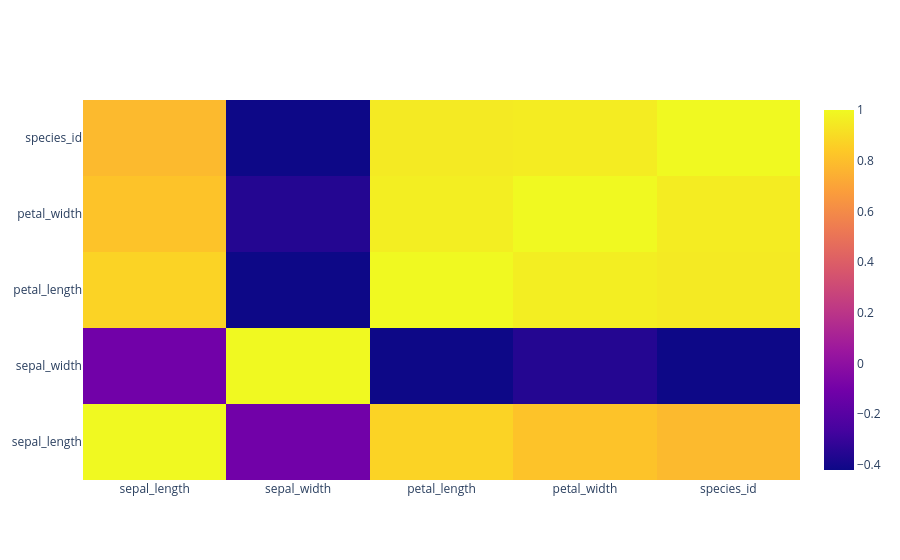

The code cell stored with this chart in its notebook:
### Code cell
corrmat = df.select_dtypes(include='number').corr()

fig = go.Figure(data = go.Heatmap(z = corrmat.values, 
                                 x = corrmat.columns, 
                                 y = corrmat.index))
fig.show()

### Figure 1 — Plotly figure (JSON) as saved in the notebook; plotly's stock layout.template omitted (floating-point values rounded to 4 significant figures)
{"data": [{"type": "heatmap", "x": ["sepal_length", "sepal_width", "petal_length", "petal_width", "species_id"], "y": ["sepal_length", "sepal_width", "petal_length", "petal_width", "species_id"], "z": [[1, -0.1094, 0.8718, 0.818, 0.7826], [-0.1094, 1, -0.4205, -0.3565, -0.4194], [0.8718, -0.4205, 1, 0.9628, 0.949], [0.818, -0.3565, 0.9628, 1, 0.9565], [0.7826, -0.4194, 0.949, 0.9565, 1]]}], "layout": {}}
